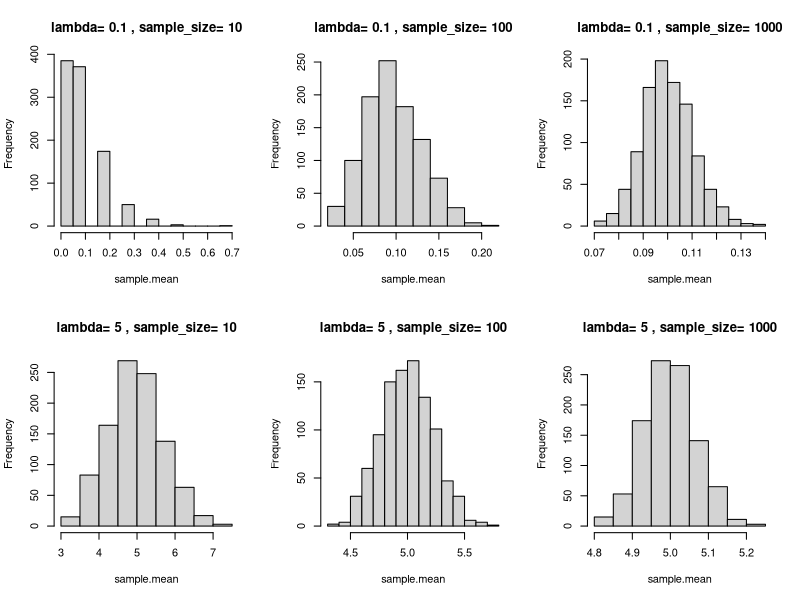

Generate this figure with R:
#
# Explore the Central Limit Theorem.
# The Central Limit Theorem: This states that if you 1) sample n times from 
# a distribution, 2) calculate the mean, and 3) repeat that 1000 or so times, 
# the collection of your estimates of the mean will become more normally 
# distributed as the sample size n increases. This is true regardless of the 
# shape of the distribution from which you are sampling.
#

pdf("central_limit_theorem.pdf", width=7, height=5)
par(mfrow=c(2,3))

for (lambda_ in c(0.1, 5)) {
    for (n_ in c(10, 100, 1000)) {
        sample.mean <- vector(length = 1000)
        for (i in 1:1000) {
            sample.mean[i] <- mean(rpois(n = n_, lambda = lambda_))
        }
        hist(sample.mean, main = paste("lambda=", lambda_,", sample_size=", n_))
    }
}

dev.off()
